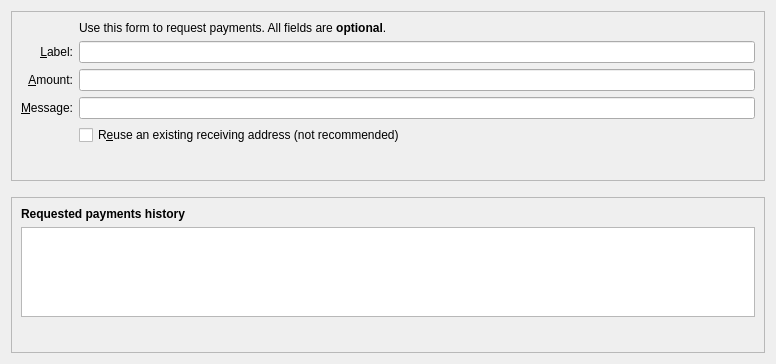
<?xml version="1.0" encoding="UTF-8"?>
<ui version="4.0">
 <class>ReceiveCoinsDialog</class>
 <widget class="QWidget" name="ReceiveCoinsDialog">
  <property name="geometry">
   <rect>
    <x>0</x>
    <y>0</y>
    <width>776</width>
    <height>364</height>
   </rect>
  </property>
  <layout class="QVBoxLayout" name="verticalLayout" stretch="0,0,1">
   <item>
    <widget class="QFrame" name="frame2">
     <property name="sizePolicy">
      <sizepolicy hsizetype="Preferred" vsizetype="Expanding">
       <horstretch>0</horstretch>
       <verstretch>0</verstretch>
      </sizepolicy>
     </property>
     <property name="frameShape">
      <enum>QFrame::StyledPanel</enum>
     </property>
     <property name="frameShadow">
      <enum>QFrame::Sunken</enum>
     </property>
     <layout class="QVBoxLayout" name="verticalLayout_3">
      <item>
       <layout class="QGridLayout" name="gridLayout">
        <item row="7" column="2">
         <widget class="QCheckBox" name="reuseAddress">
          <property name="toolTip">
           <string>Reuse one of the previously used receiving addresses.&lt;br&gt;Reusing addresses has security and privacy issues.&lt;br&gt;Do not use this unless re-generating a payment request made before.</string>
          </property>
          <property name="text">
           <string>R&amp;euse an existing receiving address (not recommended)</string>
          </property>
         </widget>
        </item>
        <item row="7" column="0">
         <widget class="QLabel" name="label_4">
          <property name="text">
           <string/>
          </property>
         </widget>
        </item>
        <item row="6" column="0">
         <widget class="QLabel" name="label_3">
          <property name="toolTip">
           <string>An optional message to attach to the payment request, which will be displayed when the request is opened. Note: The message will not be sent with the payment over the barandos network.</string>
          </property>
          <property name="text">
           <string>&amp;Message:</string>
          </property>
          <property name="alignment">
           <set>Qt::AlignRight|Qt::AlignTrailing|Qt::AlignVCenter</set>
          </property>
          <property name="buddy">
           <cstring>reqMessage</cstring>
          </property>
         </widget>
        </item>
        <item row="4" column="2">
         <widget class="QLineEdit" name="reqLabel">
          <property name="toolTip">
           <string>An optional label to associate with the new receiving address.</string>
          </property>
         </widget>
        </item>
        <item row="6" column="2">
         <widget class="QLineEdit" name="reqMessage">
          <property name="toolTip">
           <string>An optional message to attach to the payment request, which will be displayed when the request is opened.&lt;br&gt;Note: The message will not be sent with the payment over the barandos network.</string>
          </property>
         </widget>
        </item>
        <item row="2" column="2">
         <widget class="QLabel" name="label_5">
          <property name="text">
           <string>Use this form to request payments. All fields are &lt;b&gt;optional&lt;/b&gt;.</string>
          </property>
         </widget>
        </item>
        <item row="4" column="0">
         <widget class="QLabel" name="label_2">
          <property name="toolTip">
           <string>An optional label to associate with the new receiving address.</string>
          </property>
          <property name="text">
           <string>&amp;Label:</string>
          </property>
          <property name="alignment">
           <set>Qt::AlignRight|Qt::AlignTrailing|Qt::AlignVCenter</set>
          </property>
          <property name="buddy">
           <cstring>reqLabel</cstring>
          </property>
         </widget>
        </item>
        <item row="5" column="0">
         <widget class="QLabel" name="label">
          <property name="toolTip">
           <string>An optional amount to request. Leave this empty or zero to not request a specific amount.</string>
          </property>
          <property name="text">
           <string>&amp;Amount:</string>
          </property>
          <property name="alignment">
           <set>Qt::AlignRight|Qt::AlignTrailing|Qt::AlignVCenter</set>
          </property>
          <property name="buddy">
           <cstring>reqAmount</cstring>
          </property>
         </widget>
        </item>
        <item row="5" column="2">
         <widget class="BitcoinAmountField" name="reqAmount">
          <property name="minimumSize">
           <size>
            <width>80</width>
            <height>0</height>
           </size>
          </property>
          <property name="toolTip">
           <string>An optional amount to request. Leave this empty or zero to not request a specific amount.</string>
          </property>
         </widget>
        </item>
        <item row="8" column="2">
         <layout class="QHBoxLayout" name="horizontalLayout">
          <item>
           <widget class="QtMaterialFlatButton" name="receiveButton" native="true">
            <property name="minimumSize">
             <size>
              <width>150</width>
              <height>0</height>
             </size>
            </property>
            <property name="text" stdset="0">
             <string>Generate Address</string>
            </property>
            <property name="icon" stdset="0">
             <iconset resource="../barandos.qrc">
              <normaloff>:/icons/receiving_addresses</normaloff>:/icons/receiving_addresses</iconset>
            </property>
           </widget>
          </item>
          <item>
           <widget class="QtMaterialFlatButton" name="clearButton" native="true">
            <property name="sizePolicy">
             <sizepolicy hsizetype="Minimum" vsizetype="Fixed">
              <horstretch>0</horstretch>
              <verstretch>0</verstretch>
             </sizepolicy>
            </property>
            <property name="toolTip">
             <string>Clear all fields of the form.</string>
            </property>
            <property name="text" stdset="0">
             <string>Clear</string>
            </property>
            <property name="icon" stdset="0">
             <iconset resource="../barandos.qrc">
              <normaloff>:/icons/remove</normaloff>:/icons/remove</iconset>
            </property>
            <property name="autoDefault" stdset="0">
             <bool>false</bool>
            </property>
           </widget>
          </item>
          <item>
           <spacer name="horizontalSpacer">
            <property name="orientation">
             <enum>Qt::Horizontal</enum>
            </property>
            <property name="sizeHint" stdset="0">
             <size>
              <width>40</width>
              <height>20</height>
             </size>
            </property>
           </spacer>
          </item>
         </layout>
        </item>
        <item row="8" column="0">
         <widget class="QLabel" name="label_7">
          <property name="text">
           <string/>
          </property>
         </widget>
        </item>
       </layout>
      </item>
     </layout>
    </widget>
   </item>
   <item>
    <spacer name="verticalSpacer_2">
     <property name="orientation">
      <enum>Qt::Vertical</enum>
     </property>
     <property name="sizeHint" stdset="0">
      <size>
       <width>20</width>
       <height>10</height>
      </size>
     </property>
    </spacer>
   </item>
   <item>
    <widget class="QFrame" name="frame">
     <property name="sizePolicy">
      <sizepolicy hsizetype="Preferred" vsizetype="Expanding">
       <horstretch>0</horstretch>
       <verstretch>0</verstretch>
      </sizepolicy>
     </property>
     <property name="frameShape">
      <enum>QFrame::StyledPanel</enum>
     </property>
     <property name="frameShadow">
      <enum>QFrame::Raised</enum>
     </property>
     <layout class="QVBoxLayout" name="verticalLayout_2">
      <item>
       <widget class="QLabel" name="label_6">
        <property name="font">
         <font>
          <weight>75</weight>
          <bold>true</bold>
         </font>
        </property>
        <property name="text">
         <string>Requested payments history</string>
        </property>
       </widget>
      </item>
      <item>
       <widget class="QTableView" name="recentRequestsView">
        <property name="palette">
         <palette>
          <active>
           <colorrole role="Text">
            <brush brushstyle="SolidPattern">
             <color alpha="255">
              <red>51</red>
              <green>51</green>
              <blue>51</blue>
             </color>
            </brush>
           </colorrole>
          </active>
          <inactive>
           <colorrole role="Text">
            <brush brushstyle="SolidPattern">
             <color alpha="255">
              <red>51</red>
              <green>51</green>
              <blue>51</blue>
             </color>
            </brush>
           </colorrole>
          </inactive>
          <disabled>
           <colorrole role="Text">
            <brush brushstyle="SolidPattern">
             <color alpha="255">
              <red>85</red>
              <green>85</green>
              <blue>85</blue>
             </color>
            </brush>
           </colorrole>
          </disabled>
         </palette>
        </property>
        <property name="contextMenuPolicy">
         <enum>Qt::CustomContextMenu</enum>
        </property>
        <property name="tabKeyNavigation">
         <bool>false</bool>
        </property>
        <property name="sortingEnabled">
         <bool>true</bool>
        </property>
       </widget>
      </item>
      <item>
       <layout class="QHBoxLayout" name="horizontalLayout_2">
        <item>
         <widget class="QtMaterialFlatButton" name="showRequestButton" native="true">
          <property name="enabled">
           <bool>false</bool>
          </property>
          <property name="toolTip">
           <string>Show the selected request (does the same as double clicking an entry)</string>
          </property>
          <property name="text" stdset="0">
           <string>Show</string>
          </property>
          <property name="icon" stdset="0">
           <iconset resource="../barandos.qrc">
            <normaloff>:/icons/edit</normaloff>:/icons/edit</iconset>
          </property>
          <property name="autoDefault" stdset="0">
           <bool>false</bool>
          </property>
         </widget>
        </item>
        <item>
         <widget class="QtMaterialFlatButton" name="removeRequestButton" native="true">
          <property name="enabled">
           <bool>false</bool>
          </property>
          <property name="toolTip">
           <string>Remove the selected entries from the list</string>
          </property>
          <property name="text" stdset="0">
           <string>Remove</string>
          </property>
          <property name="icon" stdset="0">
           <iconset resource="../barandos.qrc">
            <normaloff>:/icons/remove</normaloff>:/icons/remove</iconset>
          </property>
          <property name="autoDefault" stdset="0">
           <bool>false</bool>
          </property>
         </widget>
        </item>
        <item>
         <spacer name="horizontalSpacer_2">
          <property name="orientation">
           <enum>Qt::Horizontal</enum>
          </property>
          <property name="sizeHint" stdset="0">
           <size>
            <width>40</width>
            <height>20</height>
           </size>
          </property>
         </spacer>
        </item>
       </layout>
      </item>
     </layout>
    </widget>
   </item>
  </layout>
 </widget>
 <customwidgets>
  <customwidget>
   <class>QtMaterialFlatButton</class>
   <extends>QWidget</extends>
   <header>qtmaterialflatbutton.h</header>
  </customwidget>
  <customwidget>
   <class>BitcoinAmountField</class>
   <extends>QLineEdit</extends>
   <header>bitcoinamountfield.h</header>
   <container>1</container>
  </customwidget>
 </customwidgets>
 <tabstops>
  <tabstop>reqLabel</tabstop>
  <tabstop>reqAmount</tabstop>
  <tabstop>reqMessage</tabstop>
  <tabstop>reuseAddress</tabstop>
  <tabstop>receiveButton</tabstop>
  <tabstop>clearButton</tabstop>
  <tabstop>recentRequestsView</tabstop>
  <tabstop>showRequestButton</tabstop>
  <tabstop>removeRequestButton</tabstop>
 </tabstops>
 <resources>
  <include location="../barandos.qrc"/>
 </resources>
 <connections/>
</ui>
